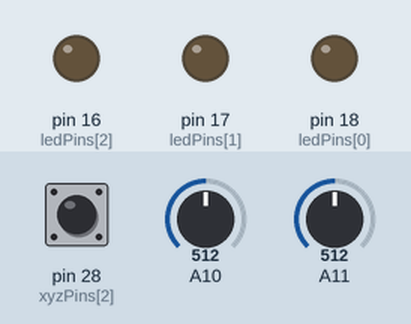
Simulated run of this sketch. Board: Arduino Mega 2560, built with avr-gcc and run on an emulated ATmega2560. Parts: output pins drawn as LEDs (lit = HIGH). The inputs (shaded band) are chosen by the test bench; at power-on: A10 = 512, A11 = 512, pin 28 (xyzPins[2]) HIGH.

Above: at 1.2 s.
1.3 s: A10 set to 787
2.8 s: A10 set to 814
At 3.7 s:
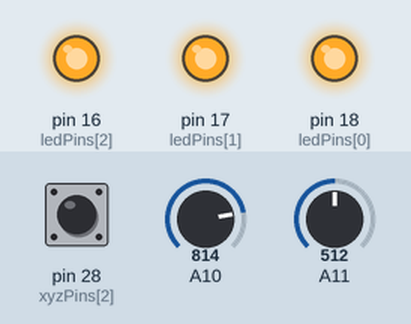
4.3 s: A11 set to 783
5.8 s: A11 set to 811
At 7.0 s:
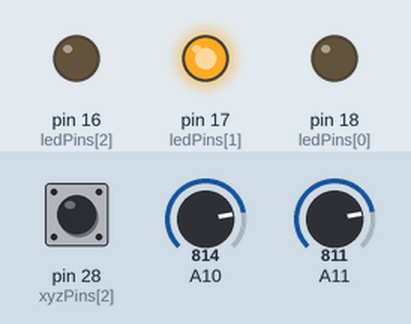
7.3 s: A11 set to 190
At 8.3 s:
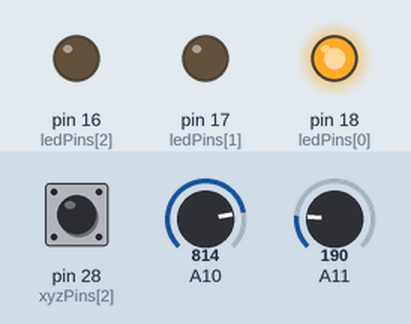
8.8 s: A11 set to 207
At 9.4 s:
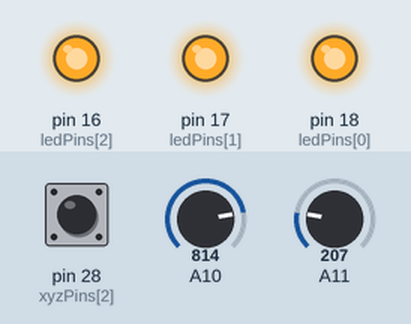
Timing chart, 0 to 11.3 s (numbered marks = the images above; inputs shaded):
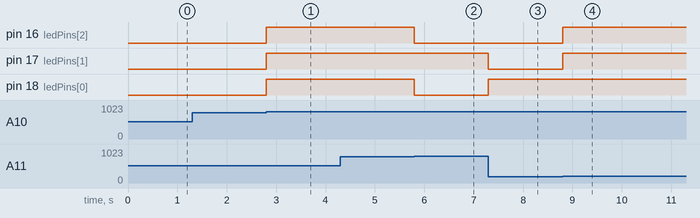

The sketch:

Project_28.2_Rocker_Control_Light.ino
```cpp
//**********************************************************************************
/*
 * 文件名 : 摇杆控制RGB
 * 描述 : 摇杆控制RGB亮不同颜色的光.
 * 作者 : www.keyes-robot.com
*/
int xyzPins[] = {27, 26, 28};   //x,y,z 引脚
int ledPins[] = {18, 17, 16};    //定义红，绿，蓝led引脚
void setup() {
  pinMode(xyzPins[0], INPUT); //x 轴.
  pinMode(xyzPins[1], INPUT); //y 轴.
  pinMode(xyzPins[2], INPUT_PULLUP);   //z 轴是一个按钮.
  for (int i = 0; i < 3; i++) {   //设置pwm通道,1KHz,8bit
    pinMode(ledPins[i], OUTPUT);
  }
}

// 在loop()中，使用analogRead()读取X轴和Y轴的值，使用digitalRead()读取Z轴的值，然后显示它们.
void loop() {
  int xVal = analogRead(xyzPins[0]);
  int yVal = analogRead(xyzPins[1]);
  int zVal = digitalRead(xyzPins[2]);
  if (xVal < 200){
     analogWrite(ledPins[0], 255); //共阴极LED，高电平点亮LED.
     analogWrite(ledPins[1], 0);
     analogWrite(ledPins[2], 0);
   }
  else if (xVal > 800){
     analogWrite(ledPins[0], 0);
     analogWrite(ledPins[1], 255);
     analogWrite(ledPins[2], 0);
   }
  else if (yVal < 200){
     analogWrite(ledPins[0], 0);
     analogWrite(ledPins[1], 0);
     analogWrite(ledPins[2], 255);
   }
  else if (yVal > 800){
     analogWrite(ledPins[0], 255);
     analogWrite(ledPins[1], 255);
     analogWrite(ledPins[2], 255);
   }
}
//**********************************************************************************
```

Measured:
- the behaviour switches between 800 and 801 on A10 (found by bisection; images 0 and 1)
- the behaviour switches between 800 and 801 on A11 (found by bisection; images 1 and 2)
- the behaviour switches between 199 and 200 on A11 (found by bisection; images 3 and 4)
- after the input at 1.3 s, every drawn part: stays the same
- after the input at 2.8 s, pin 16 (ledPins[2]), pin 17 (ledPins[1]), pin 18 (ledPins[0]): LOW → HIGH at once
- after the input at 4.3 s, every drawn part: stays the same
- after the input at 5.8 s, pin 16 (ledPins[2]), pin 18 (ledPins[0]): HIGH → LOW at once
- after the input at 7.3 s, pin 17 (ledPins[1]): HIGH → LOW at once; pin 18 (ledPins[0]): LOW → HIGH at once
- after the input at 8.8 s, pin 16 (ledPins[2]), pin 17 (ledPins[1]): LOW → HIGH at once
